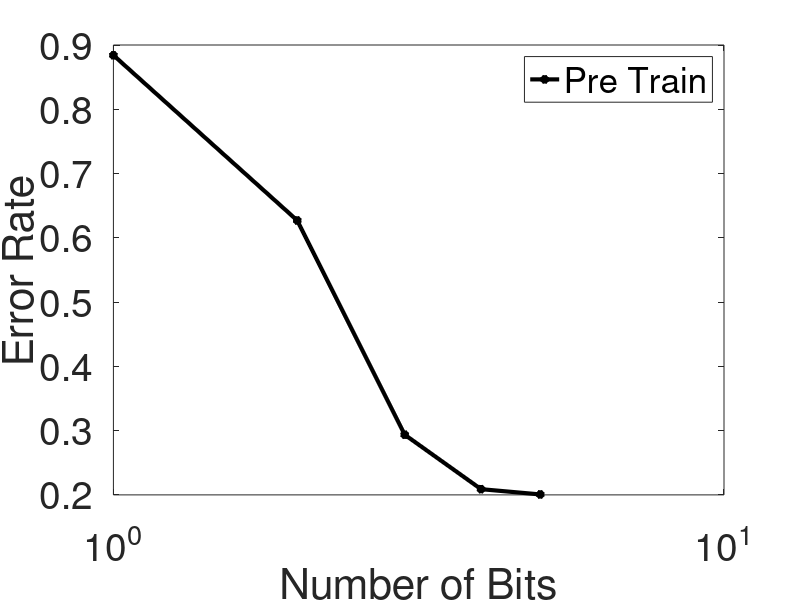

This chart was generated by the following MATLAB code: (Note: this script raises an error after producing the figure.)
cluster = [2, 4, 8, 16, 32]
bits = [1, 2, 3, 4, 5]

pre_train_acc = 1 -[0.11589999, 0.37299991, 0.70639998, 0.79110003, 0.79930007];

% post_train_acc = 1 - [0.98450017, 0.98820013, 0.98860019, 0.98990018, 0.99010015];

plot(bits,pre_train_acc, '*-black','LineWidth',3);
% hold on
% plot(bits,post_train_acc,'--black','LineWidth',3);
lgd = legend('Pre Train');
set(lgd, 'FontSize', 28);
xlabel('Number of Bits','FontSize',30);
ylabel('Error Rate','FontSize',30);
set(gca,'xscale','log', 'fontsize',28);

x_width=3.25 ;y_width=1.125
set(gcf,'Units','normalized');
set(gcf,'Position',[0 0 x_width y_width]);
% saveas(gcf,'fig1.pdf')
name_fig = 'hybrid_cycle'
export_fig([name_fig,'.pdf'], '-pdf','-transparent');
